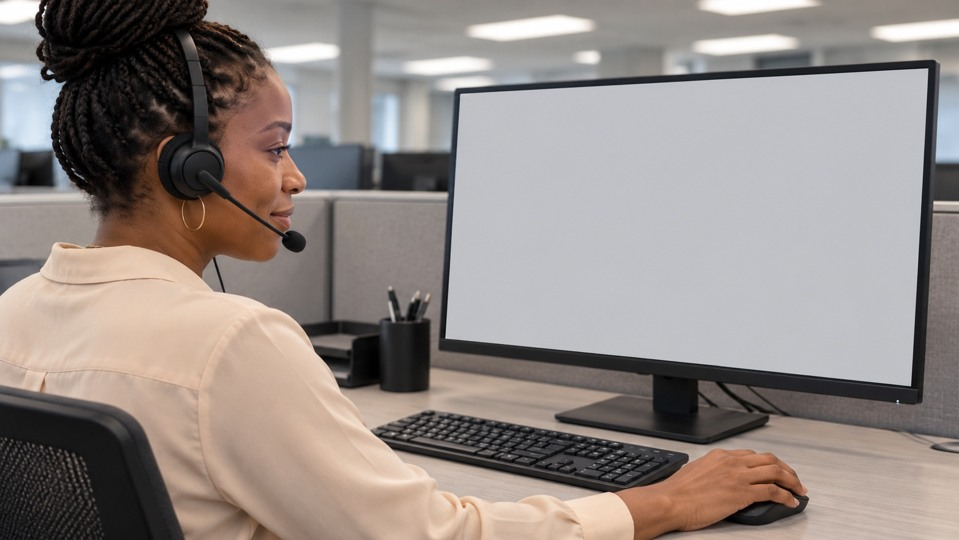
#> input picture assets/films/welcome-to-office/v4/people-computer-reference.jpg, 959 x 540 px; its folder holds only this picture in this run
$ python -i build-shot-index.py   (imports and definitions only)
#> lines starting #> are read from the running program, lines starting #| are printed output that depends on the picture
#> further down, picture is the input picture: shape (540, 959, 3); mean B, G, R 133.4, 137.8, 147.1
#!/usr/bin/env python3
"""Build src/videostudio/media/shots.json, the Video Studio shot index.

Covers the 21 season plates (src/meeting-room/media-manifest.json), every
Cutting Room 'Source take' (src/cutting-room/catalog.json) and the runtime
Synthia tile. One record per unique master (sha256).

  python3 scripts/build-shot-index.py --cache DIR [--sheets DIR] [--jobs 2]

Needs ffmpeg/ffprobe, numpy and scipy. OpenCV (opencv-python-headless) is used
only for human face detection; without it faceBox stays null for humans and
the script says so. Contact sheets need Pillow.

Remote masters are fetched once through https://linkedinbeats.com/api/
cutting-room/media/<key> (302 to a signed URL; the URL is never printed or
stored) into <cache>/src/<sha256>.mp4 and verified against the catalog hash.
Measurements are cached per sha in <cache>/measure/. Hand-verified
classifications live in OVERRIDES below, so reruns keep them.

Everything is deterministic: same inputs, same bytes out. No clocks, no
randomness; floats are rounded before they are written.
"""
import argparse, base64, hashlib, json, os, re, subprocess, sys, tempfile
from concurrent.futures import ProcessPoolExecutor
import numpy as np
from scipy import ndimage, signal

ROOT = os.path.dirname(os.path.dirname(os.path.abspath(__file__)))
OUT = os.path.join(ROOT, 'src/videostudio/media/shots.json')
PROXY_MANIFEST = os.path.join(ROOT, 'public/videostudio/proxies/manifest.json')
ORIGIN = 'https://linkedinbeats.com'
ROUTE = '/api/videostudio/media/'
ANALYSIS = 'a5'          # bump when a measurement changes meaning
AW = 320                 # analysis width (frames decoded at AW x even(AW*h/w))
SAMPLE_EVERY = 12        # full-resolution sample stride, frames
E_REF = 6.0              # mean |dY| (0..255) at 320 px wide that reads as energy 1.0
LOOP_LENS = (12, 24, 48, 96, 192)
FORMATS = {'9:16': 9 / 16, '1:1': 1.0, '16:9': 16 / 9}
TIER_U = {'A': 1.8, 'B': 1.5, 'C': 1.2}
TIER_LINES = {'A': 540, 'B': 260}   # detailH = effScale * content height (lines of real detail)
STEMS = {'Operations': 'drums', 'Keys': 'keys', 'Kevin': 'guitar', 'Synergy': 'voice'}
NEVER_ON_SCREEN = {'Pat', 'the lady', 'The lady', 'Lady'}
ROBOTS = {'Synergy', 'Synthia'}
# Master pixel formats that need the 4:2:0 proxy to play everywhere: ffprobe pix_fmt prefix -> profile.
MASTER_CHROMA = {'yuv444': 'High 4:4:4', 'yuv422': 'High 4:2:2', 'yuvj44': 'High 4:4:4', 'yuvj42': 'High 4:2:2'}
NAMES = {'Guitar': 'Kevin', 'guitar': 'Kevin', 'drums': 'Operations', 'Drums': 'Operations',
         'accountant': 'Arjun', 'people': 'People & Culture', 'People': 'People & Culture'}
CAT_STATUS = {'Current edit': 'C', 'Available edit': 'A', 'Source take': 'S',
              'Earlier version': 'E', 'Needs review': 'R'}
# The Synthia tile the live meeting room uses (catalog: Needs review). Not a
# manifest plate or a source take, but the compositor needs it and
# robot-tracking.json ('synthia', 454 frames) belongs to it.
EXTRA_CATALOG = ['synthia-listening-camera-v2-502b2afe']
TRACKING = {'synergy-camera-v2-listening.mp4': 'synergy', 'synthia-camera-v2-listening.mp4': 'synthia'}

# ---------------------------------------------------------------------------
# Hand-verified classifications. Keys are shot ids (or aliases). Every value
# here was checked on the contact sheets; the builder applies them after the
# rules and lists the overridden field names in record.overrides.
# ---------------------------------------------------------------------------
OVERRIDES = {}
MIRROR_SAFE = set()


# [104 lines left out: functions load_overrides, _OVERRIDE_TABLE, num, not called in this run]


def b64u8(arr):
    return base64.b64encode(np.asarray(arr, dtype=np.uint8).tobytes()).decode('ascii')


def dumps_line(obj):
    return json.dumps(obj, ensure_ascii=False, separators=(',', ':'))


# [17 lines left out: function write_index, not called in this run]


def log(*a):
    print(*a, file=sys.stderr, flush=True)


def scrub(text):
    return re.sub(r'https?://\S+', '<url>', text or '')


# ---------------------------------------------------------------------------
# Sources
# ---------------------------------------------------------------------------
# [6 lines left out: function sha256_file, not called in this run]


def load_json(rel):
    with open(os.path.join(ROOT, rel), encoding='utf-8') as f:
        return json.load(f)


# [105 lines left out: functions runtime_media, collect_sources, source_location, fetch, resolve, probe and 1 more, not called in this run]


def luma(rgb):
    rgb = rgb.astype(np.float32)
    return 0.2126 * rgb[..., 0] + 0.7152 * rgb[..., 1] + 0.0722 * rgb[..., 2]


def even(x):
    return int(round(x / 2.0)) * 2


# ---------------------------------------------------------------------------
# Measurements
# ---------------------------------------------------------------------------
# [48 lines left out: functions content_box, lapvar, eff_scale, not called in this run]


def green_eyes(rgb):
    F = rgb.astype(np.int16)
    R, G, B = F[..., 0], F[..., 1], F[..., 2]
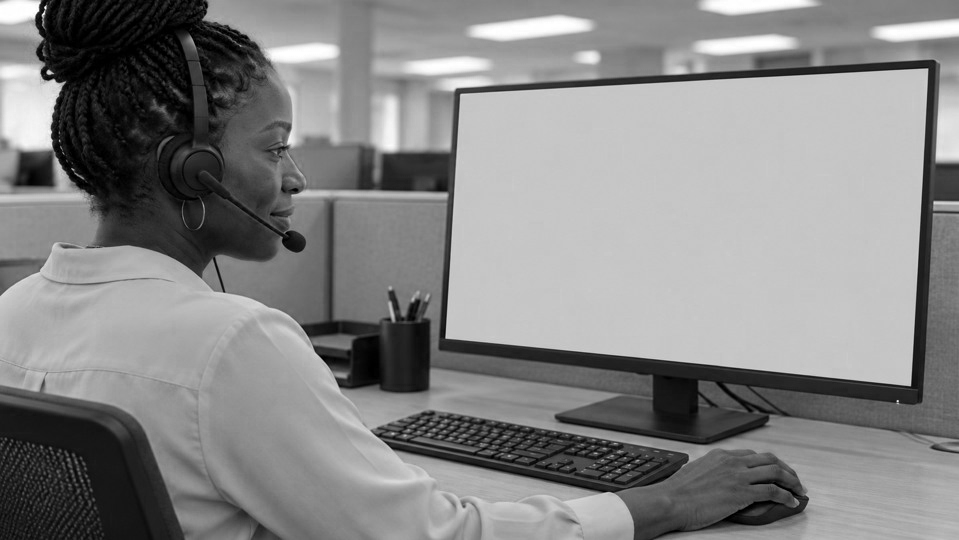
#> R: shape (540, 959) int16; min 0, max 255, mean 133.4
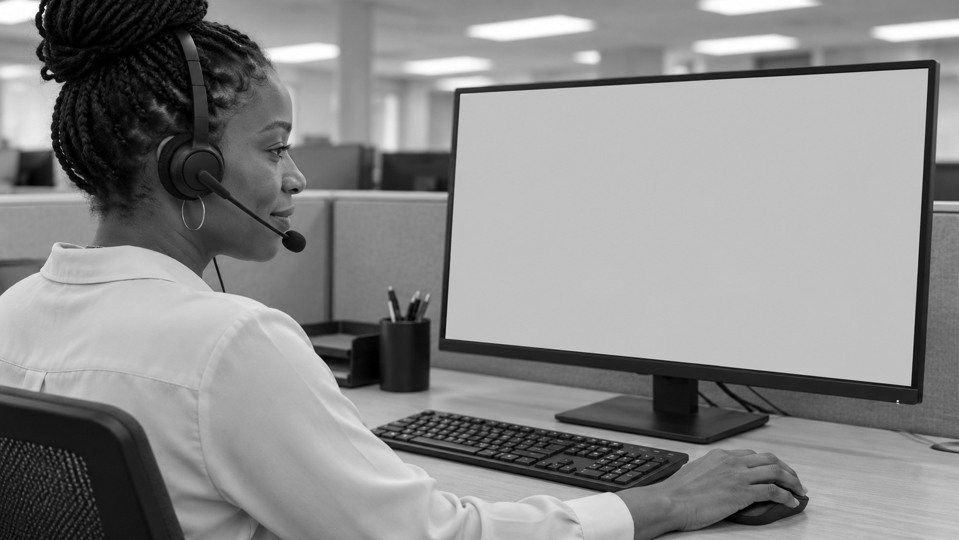
#> G: shape (540, 959) int16; min 0, max 255, mean 137.8
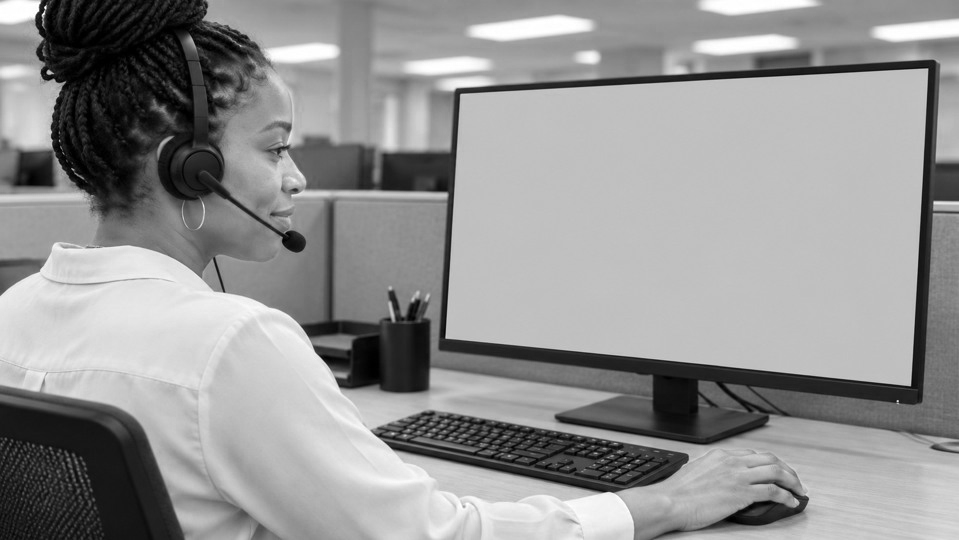
#> B: shape (540, 959) int16; min 0, max 255, mean 147.1
    m = (G > 150) & (G - R > 60) & (G - B > 40)
#> m: shape (540, 959) bool; every value is 0
    if m.sum() < 12:
        return None
    md = ndimage.binary_dilation(m, iterations=max(2, rgb.shape[0] // 180))
    lab, n = ndimage.label(md)
    sizes = ndimage.sum(m, lab, range(1, n + 1))
    order = np.argsort(-sizes, kind='stable')
    keep = [order[0] + 1]
    if n > 1 and sizes[order[1]] > 0.3 * sizes[order[0]]:
        keep.append(order[1] + 1)
    eye = m & np.isin(lab, keep)
    ys, xs = np.where(eye)
    if len(xs) < 12 or len(keep) < 2:
        return None
    return eye, (int(xs.min()), int(ys.min()), int(xs.max()), int(ys.max()))


def robot_display(rgb):
    """Robot 'face': the dark glass display around the two green LED eyes."""
    found = green_eyes(rgb)
    if not found:
        return None
    eye, (ex0, ey0, ex1, ey1) = found
    span = max(ex1 - ex0, 20)
    h, w = rgb.shape[:2]
    model = [ex0 - 0.5 * span, ey0 - 0.66 * span, ex1 + 0.52 * span, ey1 + 0.76 * span]
    gray = luma(rgb)
    x0, x1 = int(max(0, ex0 - 1.1 * span)), int(min(w, ex1 + 1.1 * span))
    y0, y1 = int(max(0, ey0 - 1.0 * span)), int(min(h, ey1 + 1.2 * span))
    win = np.zeros(gray.shape, bool)
    win[y0:y1, x0:x1] = gray[y0:y1, x0:x1] < 55
    win = ndimage.binary_opening(win, iterations=2) | eye
    win = ndimage.binary_closing(win, iterations=2)
    lab, _ = ndimage.label(win)
    l = int(np.bincount(lab[eye]).argmax()) if eye.any() else 0
    method = 'led-eyes-model'
    box = model
    if l:
        yy, xx = np.where(lab == l)
        bw, bh = xx.max() - xx.min(), yy.max() - yy.min()
        if 1.5 * span <= bw <= 2.8 * span and 1.0 * span <= bh <= 2.4 * span:
            box = [xx.min(), yy.min(), xx.max() + 1, yy.max() + 1]
            method = 'led-eyes+glass'
    box = [max(0, box[0]), max(0, box[1]), min(w, box[2]), min(h, box[3])]
    return box, method


_HAAR = None


# [37 lines left out: functions haar, human_face, not called in this run]


def median_box(boxes):
    a = np.array(boxes, dtype=np.float64)
    return [float(np.median(a[:, i])) for i in range(4)]


# [161 lines left out: functions pool2, find_loops, measure, find_hits, not called in this run]


# ---------------------------------------------------------------------------
# Measurement cache (json-safe)
# ---------------------------------------------------------------------------
def cache_path(cache, sha):
    return os.path.join(cache, 'measure', f'{sha}-{ANALYSIS}.json')


# [46 lines left out: functions to_jsonable, from_jsonable, measure_cached, norm_chars, not called in this run]


def base_id(cid):
    return re.sub(r'-[0-9a-f]{8}$', '', cid)


# [403 lines left out: functions classify, contact_sheet, main, not called in this run]


KIND_ORDER = {'plate': 0, 'brand': 1, 'exact': 2, 'take': 3}


# [37 lines left out: functions counts, apply_proxy_manifest, not called in this run]


# [2 lines not run here, left out]

>>> import cv2
>>> picture = cv2.imread('../assets/films/welcome-to-office/v4/people-computer-reference.jpg')
>>> result = robot_display(picture)
